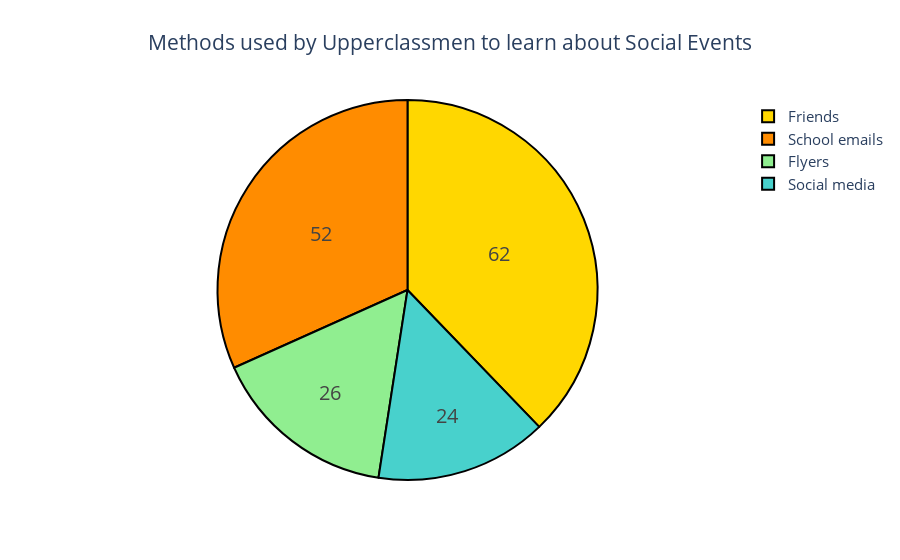

Here is the notebook cell this chart was saved with:
### Code cell
import plotly.graph_objects as go
colors = ['gold', 'mediumturquoise', 'darkorange', 'lightgreen']

fig = go.Figure(data=[go.Pie(labels=['Friends', 'Social media','School emails', 'Flyers'],
                             values=[62, 24, 52, 26,0,2])])
fig.update_traces(hoverinfo='label+percent', textinfo='value', textfont_size=20,
                  marker=dict(colors=colors, line=dict(color='#000000', width=2)))
# fig.update_layout(title_text= "Methods used by Freshman and Sophomores <br>to learn about social events<br>", font_size=15) 
fig.update_layout(
    title={
        'text': "Methods used by Upperclassmen to learn about Social Events",
        'x': 0.5, 
        'xanchor': 'center' 
    },
    font_size=15
)


fig.show()
pio.write_image(fig, 'methods_upper.png', width=700, height=775)

### Figure 1 — Plotly figure (JSON) as saved in the notebook; plotly's stock layout.template omitted (floating-point values rounded to 4 significant figures)
{"data": [{"hoverinfo": "label+percent", "labels": ["Friends", "Social media", "School emails", "Flyers"], "marker": {"colors": ["gold", "mediumturquoise", "darkorange", "lightgreen"], "line": {"color": "#000000", "width": 2}}, "textfont": {"size": 20}, "textinfo": "value", "type": "pie", "values": [62, 24, 52, 26, 0, 2]}], "layout": {"autosize": true, "font": {"size": 15}, "title": {"text": "Methods used by Upperclassmen to learn about Social Events", "x": 0.5, "xanchor": "center"}}}
